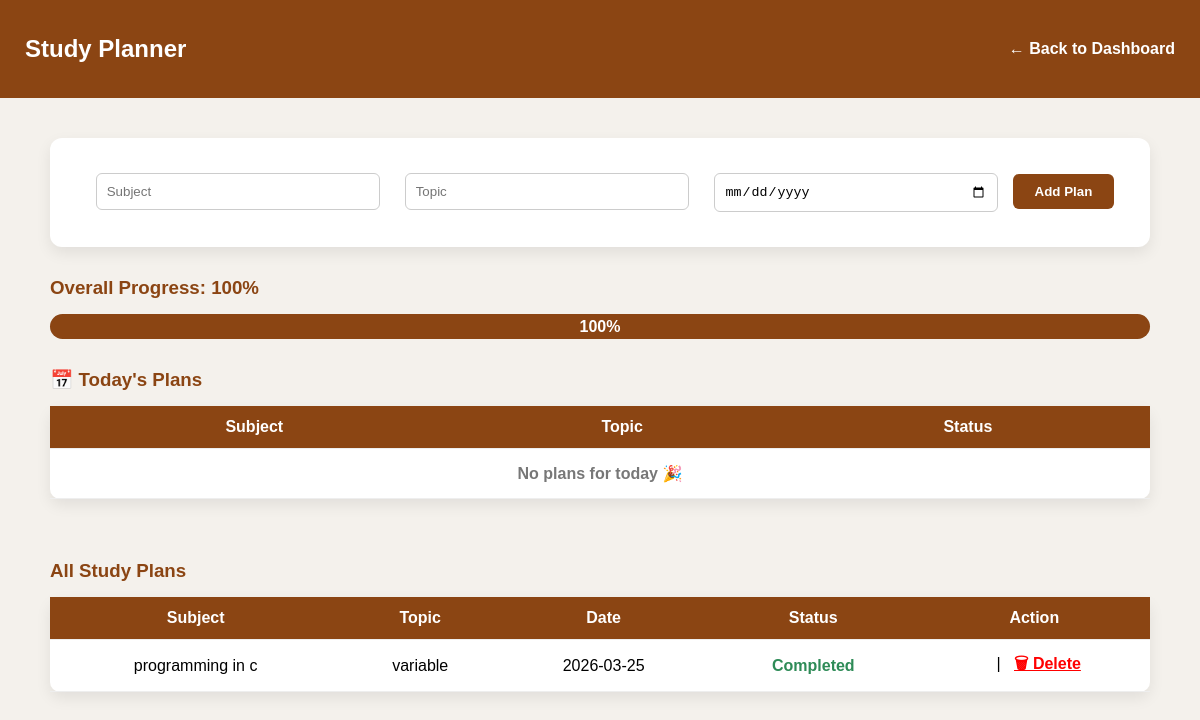
The app's page /study_planner (signed in) with its own data.
### tables this page shows
CREATE TABLE study_planner (
    id INTEGER PRIMARY KEY AUTOINCREMENT,
    student_id INTEGER,
    subject TEXT,
    topic TEXT,
    study_date TEXT,
    status TEXT
);

### app.py (the view, shortened to what this page needs)
@app.route("/study_planner", methods=["GET","POST"])
def study_planner():
    if "reg_no" not in session:
        return redirect("/student_login")
    student_id = session["reg_no"]
    conn = sqlite3.connect("database.db")
    cursor = conn.cursor()
    cursor.execute("SELECT * FROM study_planner WHERE student_id=?", (student_id,))
    plans = cursor.fetchall()
    from datetime import date, datetime
    today = date.today().isoformat()
    cursor.execute("""
        SELECT * FROM study_planner
        WHERE student_id=? AND study_date=?
    """, (student_id, today))
    today_plans = cursor.fetchall()
    cursor.execute("SELECT COUNT(*) FROM study_planner WHERE student_id=?", (student_id,))
    total = cursor.fetchone()[0]
    cursor.execute("""
        SELECT COUNT(*) FROM study_planner
        WHERE student_id=? AND status='Completed'
    """, (student_id,))
    completed = cursor.fetchone()[0]
    progress = int((completed / total) * 100) if total > 0 else 0
    cursor.execute("""
        SELECT COUNT(*) FROM study_planner
        WHERE student_id=? AND study_date < ? AND status='Pending'
    """,(student_id, today))
    overdue_count = cursor.fetchone()[0]
    conn.close()
    return render_template(
        "study_planner.html",
        plans=plans,
        today_plans=today_plans,
        progress=progress,
        today=today,
        overdue_count=overdue_count,
    )

### templates/study_planner.html (shortened to what this page needs)
<!DOCTYPE html>
<html>
<head>
</head>
<body>
<div class="header">
    <h2>Study Planner</h2>
    <a href="/student_dashboard">← Back to Dashboard</a>
</div>
<div class="container">
<div class="form-box">
<form method="POST">
<input type="text" name="subject" placeholder="Subject" required>
<input type="text" name="topic" placeholder="Topic" required>
<input type="date" name="study_date" required>
<button type="submit">Add Plan</button>
</form>
</div>
<h3 class="section-title">Overall Progress: {{ progress }}%</h3>
<div class="progress-container">
<div class="progress-bar" style="width:{{ progress }}%;">
{{ progress }}%
</div>
</div>
<h3 class="section-title">📅 Today's Plans</h3>
<table>
<tr>
<th>Subject</th>
<th>Topic</th>
<th>Status</th>
</tr>
{% if today_plans|length == 0 %}
<tr>
<td colspan="3" class="empty-msg">No plans for today 🎉</td>
</tr>
{% endif %}
</table>
<br><br>
<h3 class="section-title">All Study Plans</h3>
<table>
<tr>
<th>Subject</th>
<th>Topic</th>
<th>Date</th>
<th>Status</th>
<th>Action</th>
</tr>
{% for plan in plans %}
<tr>
<td>{{ plan[2] }}</td>
<td>{{ plan[3] }}</td>
<td>{{ plan[4] }}</td>
<td>
{% if plan[4] < today and plan[5] != "Completed" %}
<span style="color:red;font-weight:bold;">Overdue</span>
{% elif plan[5] == "Pending" %}
<span class="pending">Pending</span>
{% else %}
<span class="completed">Completed</span>
{% endif %}
</td>
<td>
&nbsp; | &nbsp;
<a href="/delete_plan/{{ plan[0] }}"
style="color:red; font-weight:bold;">🗑 Delete</a>
</td>
</tr>
{% endfor %}
</table>
</div>
</body>
</html>

### templates/study_planner.html (style rules this page uses)
body { margin:0; font-family:Arial, sans-serif; background:#f4f1ec; }
.header { background:#8B4513; color:white; padding:15px 25px; display:flex; justify-content:space-between; align-items:center; }
.header a { color:white; text-decoration:none; font-weight:bold; }
.container { max-width:1100px; margin:40px auto; }
.form-box { background:white; padding:25px; border-radius:12px; box-shadow:0 6px 15px rgba(0,0,0,0.08); margin-bottom:30px; text-align:center; }
.form-box input { padding:10px; margin:10px; width:25%; border:1px solid #ccc; border-radius:6px; }
.form-box button { padding:10px 22px; background:#8B4513; color:white; border:none; border-radius:6px; cursor:pointer; font-weight:bold; }
.progress-container { background:#ddd; border-radius:20px; height:25px; margin-bottom:30px; }
.progress-bar { height:100%; background:#8B4513; border-radius:20px; text-align:center; color:white; line-height:25px; font-weight:bold; }
table { width:100%; border-collapse:collapse; background:white; box-shadow:0 6px 15px rgba(0,0,0,0.08); border-radius:10px; }
th { background:#8B4513; color:white; }
th, td { padding:12px; text-align:center; border-bottom:1px solid #eee; }
.completed { color:#2e8b57; font-weight:bold; }
.section-title { margin:25px 0 15px 0; color:#8B4513; }
.empty-msg { padding:15px; font-weight:bold; color:#777; }

### records on screen
study_planner: subject "programming in c", topic "variable", study_date "2026-03-25", status "Completed"

### other values on screen
{{ progress }} "100"
